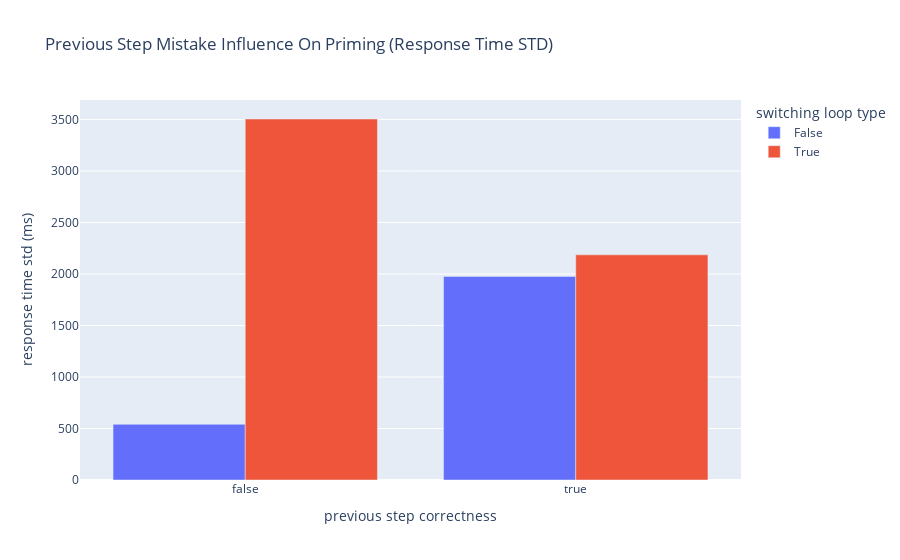

Notebook cell for this chart:
### Code cell
switch_prev_for_fig = switching_diff_prev_correct.reset_index()
px.bar(switch_prev_for_fig, x='is_prev_correct', y='response_time_std', color='loop_type_switch', barmode='group'
        , title='Previous Step Mistake Influence On Priming (Response Time STD)', labels={'is_prev_correct': 'previous step correctness'
                                                                      , 'response_time_std': 'response time std (ms)'
                                                                      , 'loop_type_switch': 'switching loop type'
                                                                      }
        )

### Figure 1 — Plotly figure (JSON) as saved in the notebook; plotly's stock layout.template omitted (floating-point values rounded to 4 significant figures)
{"data": [{"alignmentgroup": "True", "hovertemplate": "switching loop type=False<br>previous step correctness=%{x}<br>response time std (ms)=%{y}<extra></extra>", "legendgroup": "False", "marker": {"color": "#636efa", "pattern": {"shape": ""}}, "name": "False", "offsetgroup": "False", "orientation": "v", "showlegend": true, "textposition": "auto", "type": "bar", "x": [false, true], "xaxis": "x", "y": [540.7, 1976.0], "yaxis": "y"}, {"alignmentgroup": "True", "hovertemplate": "switching loop type=True<br>previous step correctness=%{x}<br>response time std (ms)=%{y}<extra></extra>", "legendgroup": "True", "marker": {"color": "#EF553B", "pattern": {"shape": ""}}, "name": "True", "offsetgroup": "True", "orientation": "v", "showlegend": true, "textposition": "auto", "type": "bar", "x": [false, true], "xaxis": "x", "y": [3505.0, 2186.0], "yaxis": "y"}], "layout": {"barmode": "group", "legend": {"title": {"text": "switching loop type"}, "tracegroupgap": 0}, "title": {"text": "Previous Step Mistake Influence On Priming (Response Time STD)"}, "xaxis": {"anchor": "y", "domain": [0, 1], "title": {"text": "previous step correctness"}}, "yaxis": {"anchor": "x", "domain": [0, 1], "title": {"text": "response time std (ms)"}}}}
